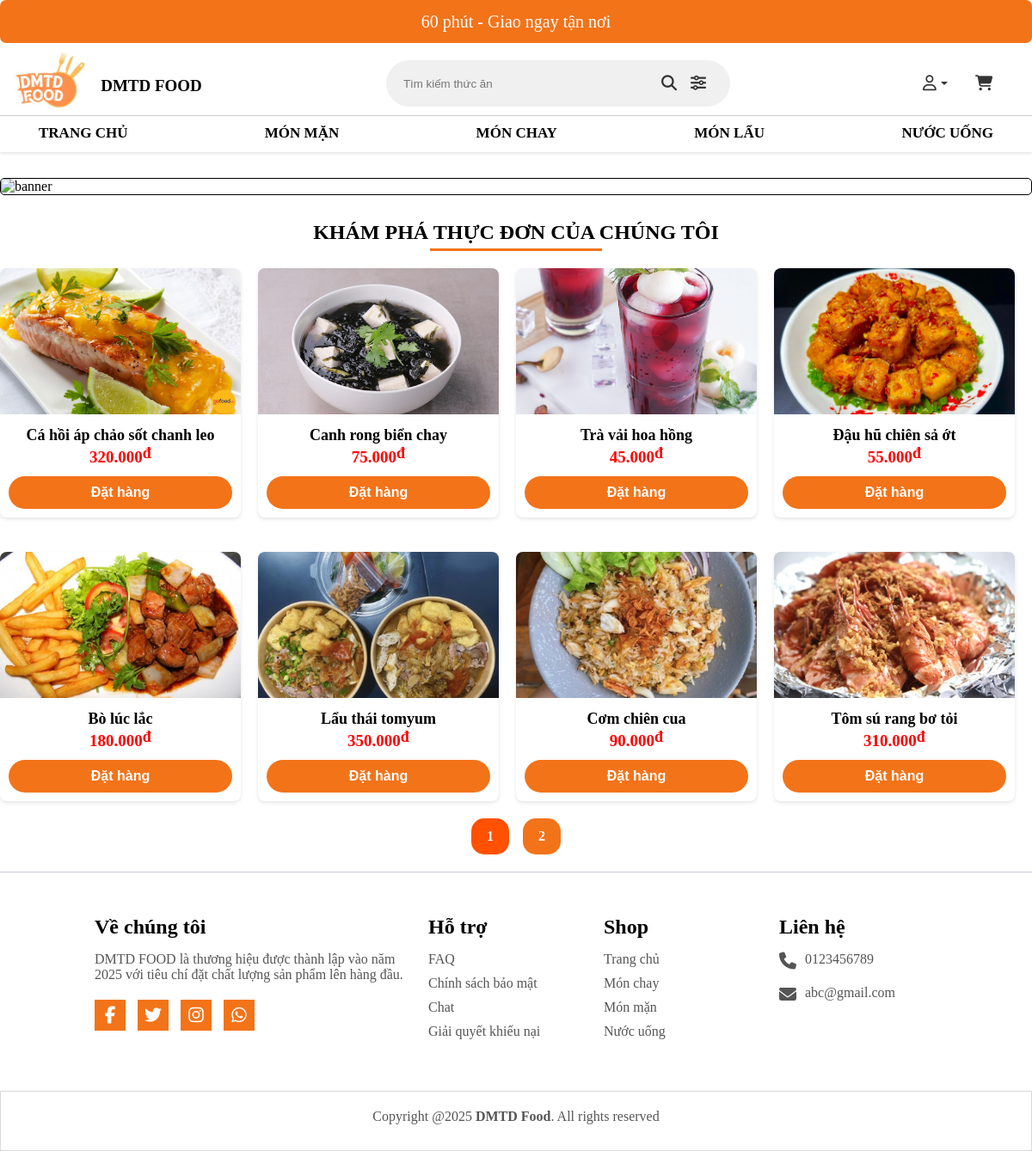
The page /controller/index.php on the database as committed earlier.
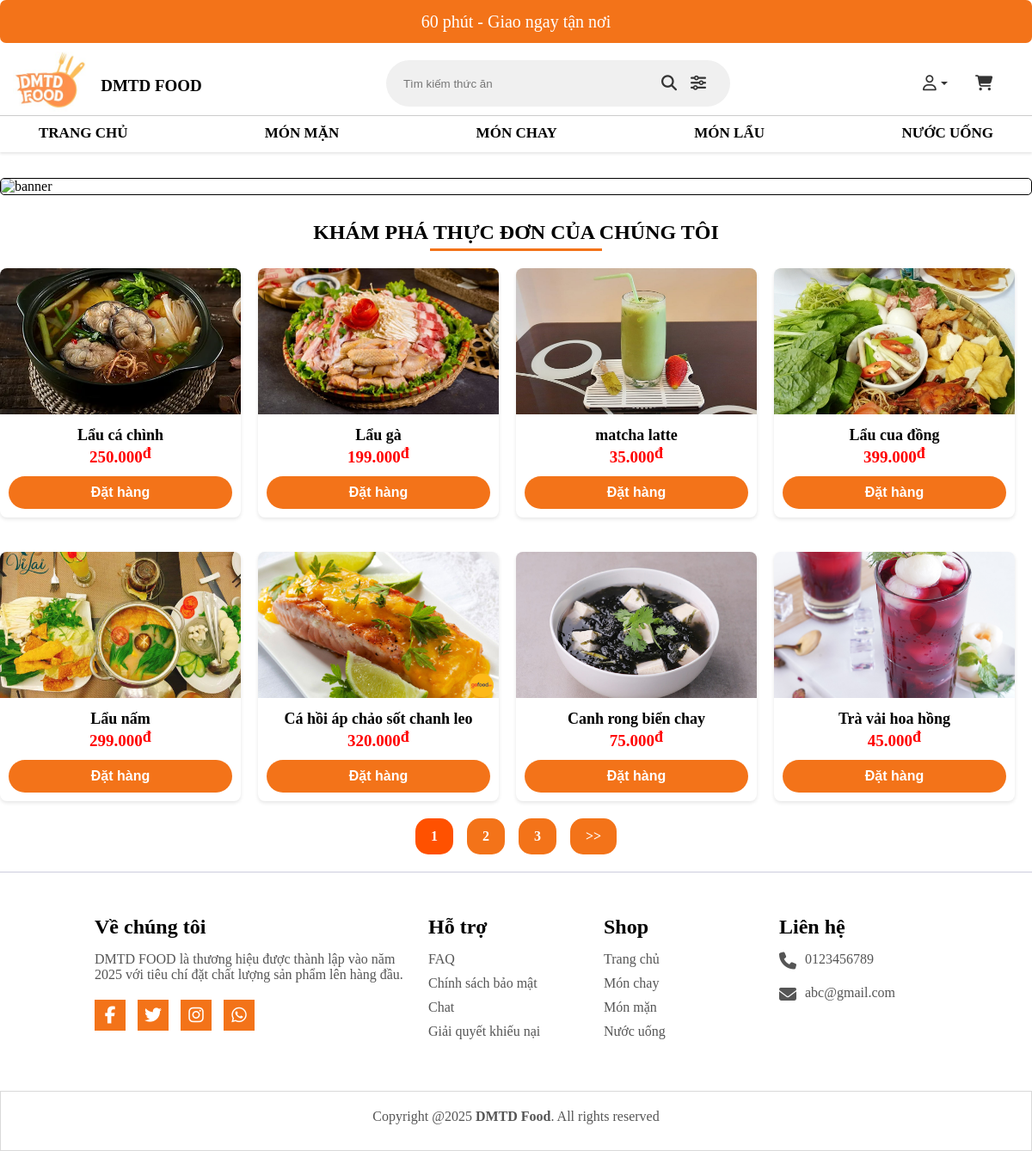
The same page on the database as committed later.
### tables this page shows
CREATE TABLE `sanpham` (
  `MaSP` int(250) NOT NULL,
  `MaLoaiSP` int(250) NOT NULL,
  `TenSP` varchar(70) NOT NULL,
  `DonGia` int(11) NOT NULL,
  `MoTa` varchar(250) NOT NULL,
  `HinhAnh` varchar(200) NOT NULL,
  `TrangThai` int(10) NOT NULL DEFAULT 1,
  `SoLuongBan` int(10) NOT NULL DEFAULT 0
);

### view/home.php (the view, shortened to what the changed rows need)
<!DOCTYPE html>
<html lang="en">
<head>
  <link
      rel="stylesheet"
      href="https://cdnjs.cloudflare.com/ajax/libs/font-awesome/6.6.0/css/all.min.css"
    />
    <link rel="stylesheet" href="../view/css/style.css" />
</head>
<body>
<?php
$conn = ketnoidb();
$where = "";
$item_perpage = !empty($_GET['per_page']) ? (int)$_GET['per_page'] : 8;
$current_page = !empty($_GET['page']) ? (int)$_GET['page'] : 1;
$offset = ($current_page - 1) * $item_perpage;
$sql = "SELECT * FROM sanpham $where ORDER BY MaSP DESC LIMIT $item_perpage OFFSET $offset";
$result = mysqli_query($conn, $sql);
$products = mysqli_fetch_all($result, MYSQLI_ASSOC);
$totalRecordsQuery = "SELECT COUNT(*) AS total FROM sanpham $where";
$totalRecordsResult = mysqli_query($conn, $totalRecordsQuery);
$totalRecordsRow = mysqli_fetch_assoc($totalRecordsResult);
$totalRecords = $totalRecordsRow['total'];
$totalPages = ceil($totalRecords / $item_perpage);
?>
<section>
    <div id="wrapper">
<ul class="products">
    <?php if (!empty($products)): ?>
        <?php foreach ($products as $product): ?>
            <?php if ($product['TrangThai'] == 1):  ?>
                <div class="products-item">
                  <li>
                    <div class="product-top">
                        <a href="javascript:void(0)" class="product-thumb" onclick="openProductDetail(<?= $product['MaSP'] ?>)">
                            <img src="../view/img/product/<?= htmlspecialchars($product['HinhAnh']) ?>" alt="<?= htmlspecialchars($product['TenSP']) ?>">
                        </a>
                    </div>
                    <div class="product-info">
                        <a href="javascript:void(0)" class="product-name" onclick="openProductDetail(<?= $product['MaSP'] ?>)">
                            <?= htmlspecialchars($product['TenSP']) ?>
                        </a>
                        <div class="product-price">
                            <span class="price"><?= number_format($product['DonGia'], 0, ',', '.') ?><span class="currency">đ</span></span>
                        </div>
                        <form action="index.php?act=cart" method="post">
                            <input type="submit" name="addcart" value="Đặt hàng">
                        </form>
                    </div>
                  </li>
                </div>
            <?php endif; ?>
        <?php endforeach; ?>
    <?php else: ?>
        <p>Không có sản phẩm nào!</p>
    <?php endif; ?>
</ul>
</div>
</section>
<?php include "../view/phantrang.php"; ?>
<?php include_once('../view/footer.php'); ?>
</body>
</html>

### view/phantrang.php (shortened to what the changed rows need)
<!DOCTYPE html>
<html lang="vi">
<head>
</head>
<body>
<div class="pagination">
<?php
$param="";
    ?>
<?php for ($num = 1; $num <= $totalPages; $num++) { ?>
    <?php if ($num != $current_page) { ?>
        <?php if ($num > $current_page - 3 && $num < $current_page + 3) { ?>
            <a class="page-item" href="?<?=$param ?>per_page=<?=$item_perpage?>&page=<?=$num?>"><?=$num?></a>
        <?php } ?>
    <?php } else { ?>
        <strong class="current-page page-item"><?=$num?></strong>
    <?php } ?>
<?php } ?>
<?php
if ($current_page < $totalPages - 1) {
    $next_page = $current_page + 1;
    ?>
    <a class="page-item" href="?<?=$param ?>per_page=<?=$item_perpage?>&page=<?=$next_page?>">>></a>
    <?php
}
?>
</div>
</body>
</html>

Rows that differ between the two databases and show on the page:
no longer on this page (row edited): sanpham: HinhAnh (picture), TenSP "Đậu hũ chiên sả ớt", DonGia "55.000"
no longer on this page (row edited): sanpham: HinhAnh (picture), TenSP "Bò lúc lắc", DonGia "180.000"
no longer on this page (row unchanged): sanpham: HinhAnh (picture), TenSP "Lẩu thái tomyum", DonGia "350.000"
no longer on this page (row edited): sanpham: HinhAnh (picture), TenSP "Cơm chiên cua", DonGia "90.000"
no longer on this page (row unchanged): sanpham: HinhAnh (picture), TenSP "Tôm sú rang bơ tỏi", DonGia "310.000"
added sanpham: HinhAnh (picture), TenSP "Lẩu cá chình", DonGia "250.000"
added sanpham: HinhAnh (picture), TenSP "Lẩu gà", DonGia "199.000"
added sanpham: HinhAnh (picture), TenSP "matcha latte", DonGia "35.000"
added sanpham: HinhAnh (picture), TenSP "Lẩu cua đồng", DonGia "399.000"
added sanpham: HinhAnh (picture), TenSP "Lẩu nấm", DonGia "299.000"
Other text that changed with them:
new list line: "3"
